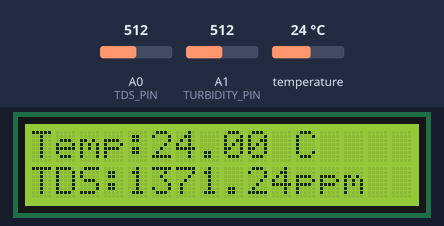
A sketch run on a simulated Arduino Uno, built with avr-gcc and run on an emulated ATmega328P. On the bench: 16×2 character LCD. The inputs (shaded band) are chosen by the test bench; at power-on: temperature 24 °C, A0 (TDS_PIN) = 512, A1 (TURBIDITY_PIN) = 512. What the sketch prints to the serial monitor is not drawn.

Above: at 3.3 s.
3.4 s: temperature set to 33 °C
At 14.1 s:
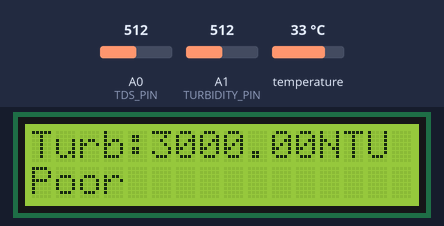
14.4 s: A0 (TDS_PIN) set to 490
At 17.6 s:
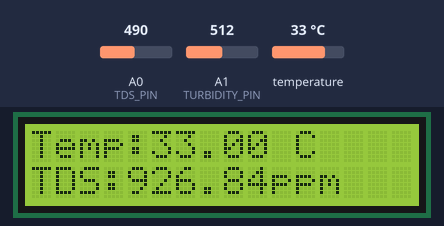
21.3 s: A1 (TURBIDITY_PIN) set to 490
At 27.2 s:
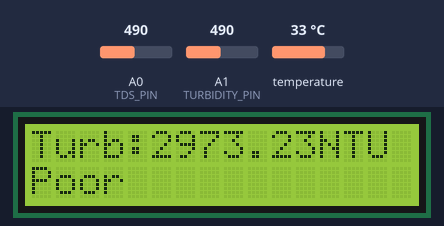
32.2 s: temperature set to 12 °C
At 41.4 s:
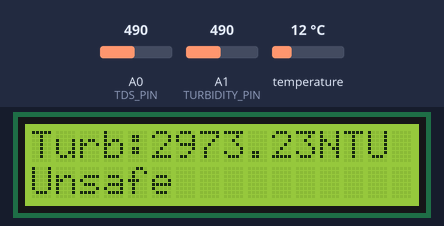
42.1 s: A1 (TURBIDITY_PIN) set to 510
At 48.1 s:
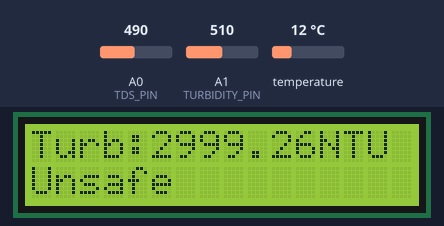
53.0 s: A0 (TDS_PIN) set to 306
At 59.5 s:
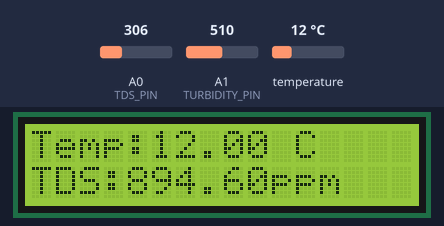
Timing chart, 0 to 61.0 s (numbered marks = the images above; inputs shaded):
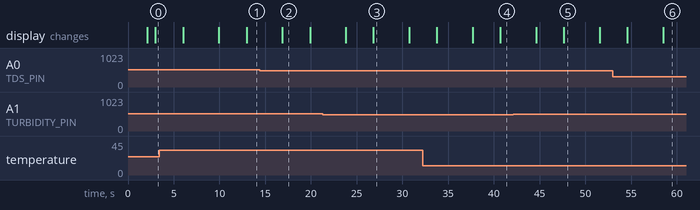

The sketch:

WaterQualityMonitor.ino
```cpp
/*
  Water Quality Monitoring System
  --------------------------------
  Measures:
  - Temperature (DS18B20)
  - Total Dissolved Solids (TDS)
  - Turbidity (NTU)

  Hardware:
  - Arduino UNO
  - DS18B20 Temperature Sensor
  - TDS Sensor
  - Turbidity Sensor
  - 16x2 LCD (I2C)

  Author: Raj B
  Update Interval: 3 seconds
*/

#include <OneWire.h>
#include <DallasTemperature.h>
#include <LiquidCrystal_I2C.h>

// -------- LCD --------
LiquidCrystal_I2C lcd(0x27, 16, 2);

// -------- Pins --------
#define ONE_WIRE_BUS 2
#define TDS_PIN A0
#define TURBIDITY_PIN A1

// -------- Sensors --------
OneWire oneWire(ONE_WIRE_BUS);
DallasTemperature sensors(&oneWire);

// -------- Variables --------
float temperature = 0;
float tdsValue = 0;
float turbidityValue = 0;
String waterQuality = "";

// -------- Average Reading Function --------
int getAverageReading(int pin) {

  long total = 0;

  for (int i = 0; i < 10; i++) {
    total += analogRead(pin);
    delay(5);
  }

  return total / 10;
}

// -------- Setup --------
void setup() {

  Serial.begin(9600);

  sensors.begin();

  lcd.init();
  lcd.backlight();

  lcd.setCursor(0,0);
  lcd.print("Water Monitor");

  lcd.setCursor(0,1);
  lcd.print("System Ready");

  delay(2000);
  lcd.clear();
}

// -------- Main Loop --------
void loop() {

  readTemperature();
  readTDS();
  readTurbidity();
  classifyWater();

  displayPage1();
  delay(3000);

  displayPage2();
  delay(3000);

  printSerialData();
}

// -------- Temperature --------
void readTemperature() {

  sensors.requestTemperatures();
  temperature = sensors.getTempCByIndex(0);

  if (temperature == -127) {
    Serial.println("Temperature sensor error");
    temperature = 0;
  }
}

// -------- TDS --------
void readTDS() {

  int tdsRaw = getAverageReading(TDS_PIN);

  float voltage = tdsRaw * (5.0 / 1023.0);

  // Temperature compensation
  float compensationCoefficient = 1.0 + 0.02 * (temperature - 25.0);
  float compensationVoltage = voltage / compensationCoefficient;

  tdsValue = (133.42 * compensationVoltage * compensationVoltage * compensationVoltage
            - 255.86 * compensationVoltage * compensationVoltage
            + 857.39 * compensationVoltage) * 0.5;

  if (tdsValue < 0) tdsValue = 0;
  if (tdsValue > 2000) tdsValue = 2000;
}

// -------- Turbidity --------
void readTurbidity() {

  int turbRaw = getAverageReading(TURBIDITY_PIN);

  float turbVoltage = turbRaw * (5.0 / 1023.0);

  turbidityValue = -1120.4 * turbVoltage * turbVoltage
                   + 5742.3 * turbVoltage
                   - 4352.9;

  if (turbidityValue < 0) turbidityValue = 0;
  if (turbidityValue > 3000) turbidityValue = 3000;
}

// -------- Water Classification --------
void classifyWater() {

  if (tdsValue < 300 && turbidityValue < 2)
    waterQuality = "Excellent";
  else if (tdsValue < 500 && turbidityValue < 5)
    waterQuality = "Good";
  else if (tdsValue < 1000)
    waterQuality = "Poor";
  else
    waterQuality = "Unsafe";
}

// -------- LCD Page 1 --------
void displayPage1() {

  lcd.clear();

  lcd.setCursor(0,0);
  lcd.print("Temp:");
  lcd.print(temperature);
  lcd.print(" C");

  lcd.setCursor(0,1);
  lcd.print("TDS:");
  lcd.print(tdsValue);
  lcd.print("ppm");
}

// -------- LCD Page 2 --------
void displayPage2() {

  lcd.clear();

  lcd.setCursor(0,0);
  lcd.print("Turb:");
  lcd.print(turbidityValue);
  lcd.print("NTU");

  lcd.setCursor(0,1);
  lcd.print(waterQuality);
}

// -------- Serial Output --------
void printSerialData() {

  Serial.print("Temp: ");
  Serial.print(temperature);
  Serial.print(" C | ");

  Serial.print("TDS: ");
  Serial.print(tdsValue);
  Serial.print(" ppm | ");

  Serial.print("Turbidity: ");
  Serial.print(turbidityValue);
  Serial.print(" NTU | ");

  Serial.print("Water Quality: ");
  Serial.println(waterQuality);
}
```

Measured:
- after the input at 3.4 s, the display: first differs from a run without the input after 6.5 s (image 1 shows a later state)
- after the input at 14.4 s, the display: changes after 2.5 s (image 2)
- after the input at 21.3 s, the display: first differs from a run without the input after 5.5 s (image 3)
- after the input at 32.2 s, the display: first differs from a run without the input after 5.5 s (image 4 shows a later state)
- after the input at 42.1 s, the display: first differs from a run without the input after 5.5 s (image 5)
- after the input at 53.0 s, the display: first differs from a run without the input after 5.5 s (image 6)
- what the display in image 2 shows lasts 3.0 s, from 16.9 s to 19.9 s
